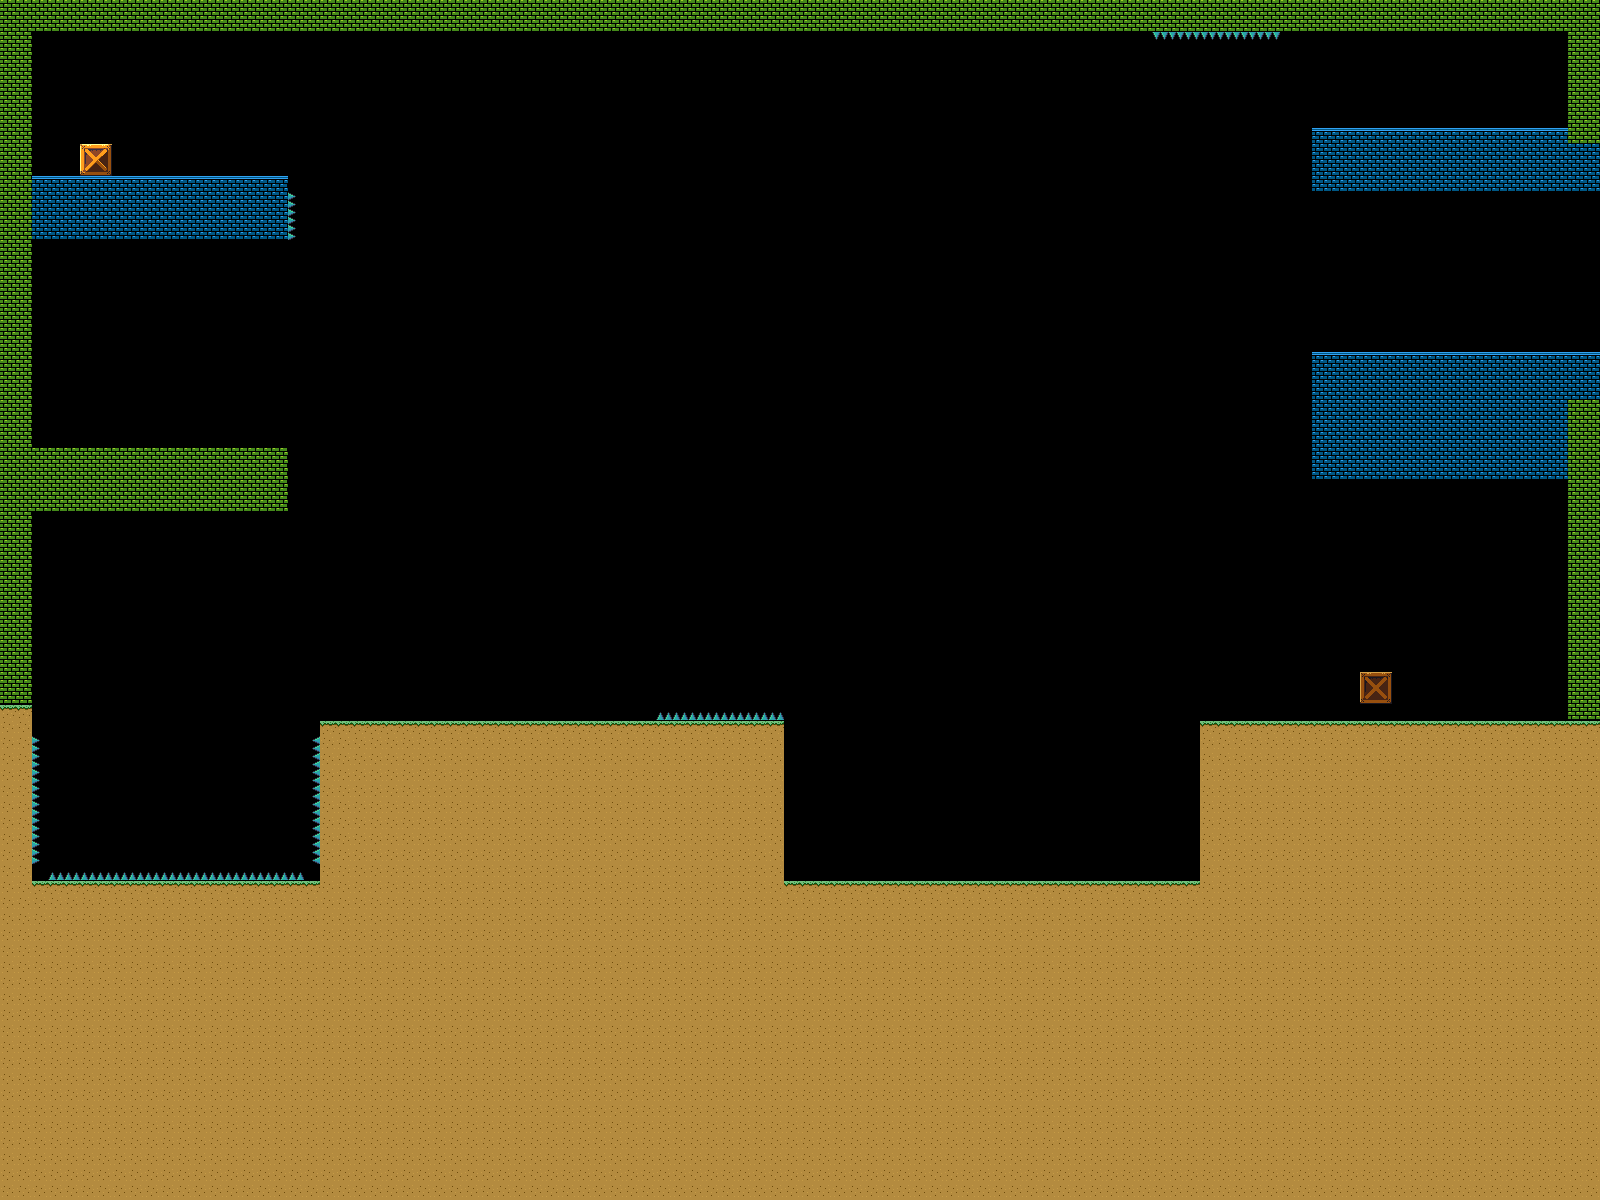

This is a level from a 2D game, rendered from its Tiled map with the project's own tilesets. A one-line summary and the map file follow, with tile-layer data summarised:
An orthogonal 100x75 tile map with 16x16 px tiles, 2 tile layers (World Background, Player Path) and 15 objects (2x Coins, Decterctor1, Detector2, Activator, Platform1, ...).

<map version="1.2" tiledversion="1.3.2" orientation="orthogonal" renderorder="right-down" compressionlevel="-1" width="100" height="75" tilewidth="16" tileheight="16" infinite="0" nextlayerid="9" nextobjectid="19">
 <tileset firstgid="1" name="TilesSet16x16(E)" tilewidth="16" tileheight="16" tilecount="8640" columns="108">
  <image source="../../../../../Levels/MainLevel/TilesSet16x16(E).png" width="1728" height="1280" />
 </tileset>
 <layer id="2" name="World Background" width="100" height="75">
  <data>[7500 cells, 0 non-empty, 0 distinct tile ids]</data>
 </layer>
 <layer id="1" name="Player Path" width="100" height="75">
  <data>[7500 cells, 3291 non-empty, 17 distinct tile ids]</data>
 </layer>
 <objectgroup id="3" name="Spawn Point" />
 <objectgroup id="4" name="Collectibles">
  <object id="13" name="Coins" x="1334.67" y="71.3333" width="57.3333" height="51.3333">
   <ellipse />
  </object>
  <object id="16" name="Coins" x="1436" y="626" width="102" height="83">
   <ellipse />
  </object>
 </objectgroup>
 <objectgroup id="7" name="Detector">
  <object id="14" name="Decterctor1" x="1428.67" y="116" width="119.333" height="22" />
  <object id="17" name="Detector2" x="72.6667" y="424.667" width="176.667" height="34" />
 </objectgroup>
 <objectgroup id="8" name="Activator">
  <object id="15" name="Activator" x="1336" y="178.667" width="49.3333" height="148.667" />
 </objectgroup>
 <objectgroup id="5" name="Platform">
  <object id="1" name="Platform1" x="371.75" y="38.1667" width="40.6667" height="134.667" />
  <object id="2" name="Platform2" x="322.917" y="212.083" width="168" height="40" />
  <object id="5" name="Platform3" x="563.667" y="180.833" width="210.166" height="40.1667" />
  <object id="6" name="Platform4" x="852.5" y="194.833" width="248.333" height="43.3333" />
  <object id="12" name="Platform5" x="1125.67" y="147.833" width="167.667" height="40.6667" />
 </objectgroup>
 <objectgroup id="6" name="Spikes">
  <object id="7" name="Spikes1" x="341" y="74.5" width="29" height="98.5" />
  <object id="8" name="Spikes2" x="414.5" y="38.25" width="29" height="98.5" />
  <object id="9" name="Spikes3" x="400.667" y="253.25" width="89.5" height="22" />
  <object id="10" name="Spikes4" x="564.667" y="224.25" width="118" height="21" />
  <object id="11" name="Spikes5" x="1049.83" y="169" width="50" height="21" />
 </objectgroup>
</map>
